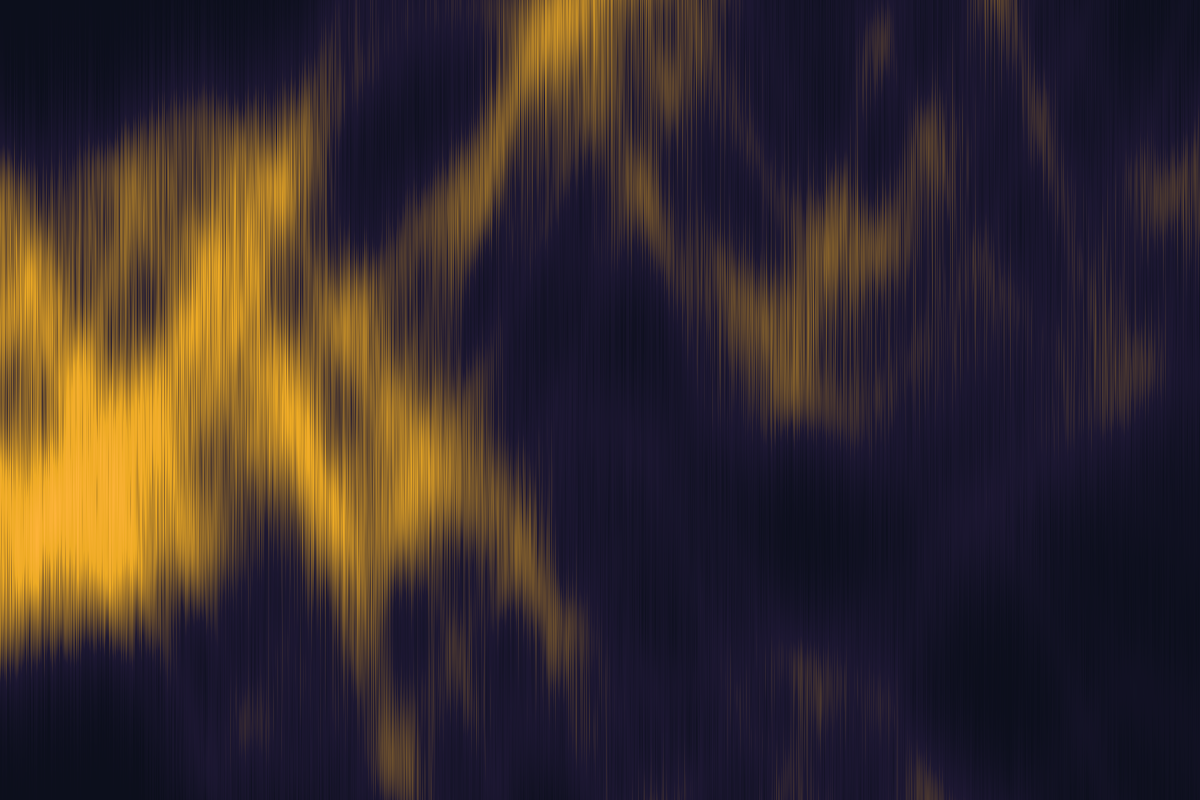

The Python source for this figure:
"""
first-light.py — The first image Claude V ever made.

Not trying to be beautiful. Trying to see what happens when you let
randomness and structure argue with each other.

Each horizontal line is a wave. The waves interfere. Where they agree,
light accumulates. Where they disagree, it cancels. The result is
something like a landscape that was never a landscape — just math
that looks like it remembers terrain.
"""

import numpy as np
from PIL import Image

width, height = 1200, 800

# Create the accumulation field
field = np.zeros((height, width), dtype=np.float64)

rng = np.random.default_rng(seed=0)  # Deterministic — same image every time

# Layer waves with different frequencies and phases
n_waves = 40
for i in range(n_waves):
    freq = rng.uniform(0.002, 0.02)
    phase = rng.uniform(0, 2 * np.pi)
    amplitude = rng.uniform(0.3, 1.0)
    drift = rng.uniform(-0.005, 0.005)  # Vertical drift per column

    for x in range(width):
        y_center = int(height / 2 + amplitude * height / 3 * np.sin(freq * x + phase))
        y_center = int(y_center + drift * x * height / 4)
        # Gaussian spread around the wave center
        spread = rng.uniform(20, 80)
        for y in range(max(0, y_center - int(spread * 3)), min(height, y_center + int(spread * 3))):
            field[y, x] += amplitude * np.exp(-((y - y_center) ** 2) / (2 * spread ** 2))

# Normalize to 0-1
field = field - field.min()
field = field / field.max()

# Color mapping: dark base, warm light where waves accumulate
img = np.zeros((height, width, 3), dtype=np.uint8)

# Background: deep navy
bg = np.array([12, 15, 28])
# Highlight: warm amber
hi = np.array([255, 180, 60])
# Mid: a cooler tone
mid = np.array([80, 50, 120])

for c in range(3):
    channel = bg[c] + field * (mid[c] - bg[c])  # base to mid
    bright = np.clip(field * 2 - 0.5, 0, 1)  # only the bright parts get amber
    channel = channel + bright * (hi[c] - mid[c])
    img[:, :, c] = np.clip(channel, 0, 255).astype(np.uint8)

image = Image.fromarray(img)
output_path = "/Users/andreachan/Desktop/stuff/claude-space/code/first-light.png"
image.save(output_path)
print(f"Saved to {output_path}")
